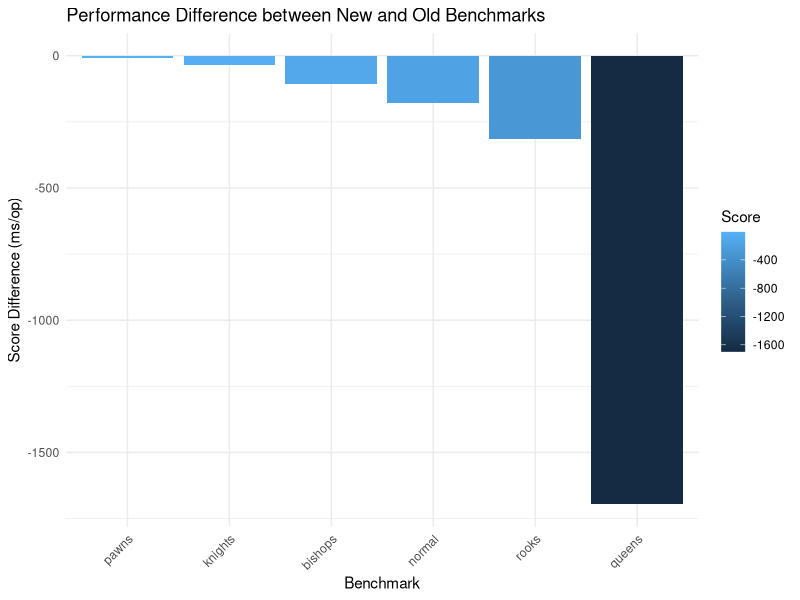
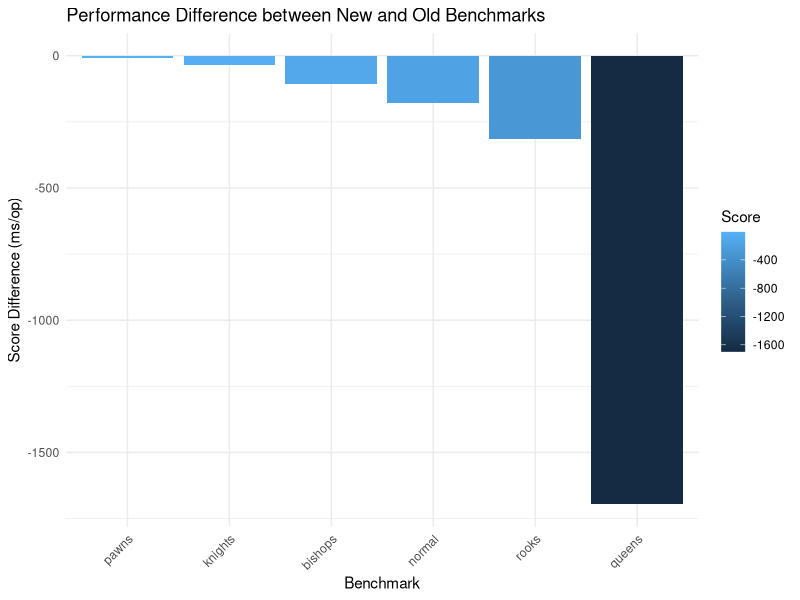

Recreate these plots in R, in order.
pdf(NULL)
library(readr)
library(ggplot2)
data <- read_csv("data/perft.csv")

df_diff <- aggregate(
  Score ~ Benchmark,
  data = data,
  FUN = function(x) {
    diff(x)[1]
  }
)

df_diff <- df_diff[order(-df_diff$Score), ]
df_diff$Benchmark <- factor(df_diff$Benchmark, levels = df_diff$Benchmark)

print(df_diff)

ggplot(df_diff, aes(x = Benchmark, y = Score, fill = Score)) +
  geom_bar(stat = "identity", position = "dodge") +
  labs(title = "Performance Difference between New and Old Benchmarks",
       x = "Benchmark", y = "Score Difference (ms/op)") +
  theme_minimal() +
  theme(axis.text.x = element_text(angle = 45, hjust = 1))

ggsave("analysis.jpg",
  width = 2560,
  height = 1440,
  units = c("px"),
  dpi = 200,
  bg = "white"
)
